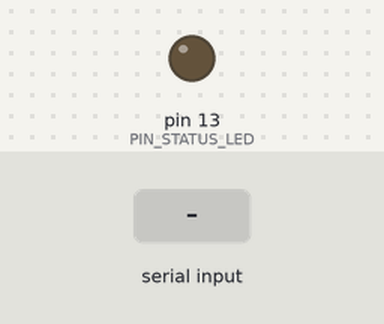
Bench run of a program on a simulated Arduino Uno, built with avr-gcc and run on an emulated ATmega328P. On the bench: output pins drawn as LEDs (lit = HIGH). Dashed ring = blinking. The test bench sets the inputs (shaded band). What the program prints to the serial monitor is not drawn.

Above: at 1.2 s.
1.3 s: "u\n" received over Serial
At 1.45 s:
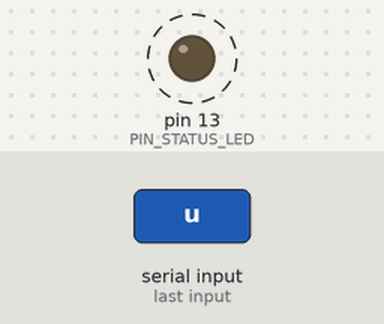
3.4 s: byte 49 ('1') received over Serial
At 4.3 s:
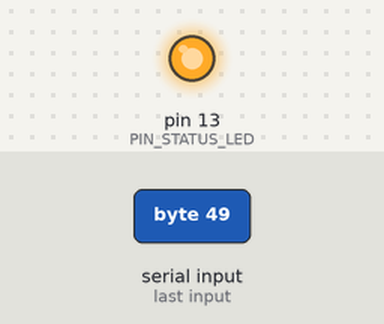
4.9 s: byte 115 ('s') received over Serial
At 5.9 s:
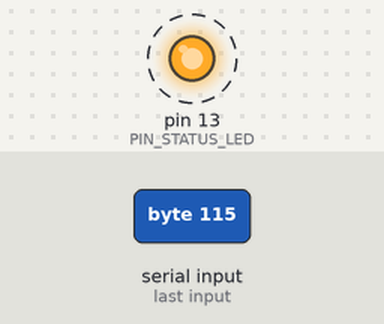
Timing chart, 0 to 8.3 s (numbered marks = the images above; inputs shaded):
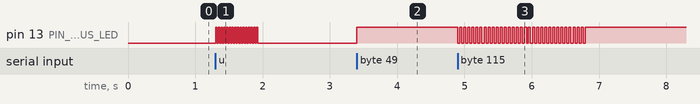

The program:

main.cpp
```cpp
/**
 * ============================================================================
 * Project: Arduino Uno R3 UART Bridge & Sensor Streamer for DE0-Nano FPGA
 * Board: Arduino Uno R3 (ATmega328P @ 16 MHz)
 * Topic: Topic 22 - Sensor Digital Filter (MA & FIR)
 *
 * Functions:
 *   1. Gửi chuỗi mẫu cảm biến (12-bit signed) sang FPGA qua gói nhị phân 2-byte:
 *      - Byte 1: {4'b0, data[11:8]}
 *      - Byte 2: data[7:0]
 *   2. Nhận kết quả lọc từ FPGA dạng chuỗi ASCII 6-byte (+XXXX\n hoặc -XXXX\n)
 *   3. Giao diện điều khiển qua Serial Monitor (PC USB) ở 115200 baud.
 *
 * Hardware Connections:
 *   - Arduino Pin 8 (RX) <-- Nối trực tiếp từ FPGA Header JP1 Pin 4 (UART_TX)
 *   - Arduino Pin 9 (TX) --> Nối qua cầu phân áp (1k / 2k) tới FPGA Header JP1 Pin 2 (UART_RX)
 *   - Arduino GND        <-- Nối tới FPGA Header JP1 Pin 12 (GND chung)
 *
 * LƯU Ý BẢO VỆ FPGA (3.3V vs 5V):
 *   - FPGA DE0-Nano dùng mức điện áp 3.3V LVTTL.
 *   - Arduino TX (5V) cần qua cầu phân áp (1k nối tiếp, 2k xuống GND) để giảm về ~3.3V
 *     trước khi vào chân UART_RX của FPGA.
 *   - FPGA TX (3.3V) có thể cắm trực tiếp vào Arduino RX (Pin 8).
 * ============================================================================
 */

#include <Arduino.h>
#include <SoftwareSerial.h>

// Cấu hình chân kết nối với FPGA
#define PIN_FPGA_RX 8 // Arduino nhận dữ liệu từ FPGA (FPGA TX -> Pin 8)
#define PIN_FPGA_TX 9 // Arduino gửi dữ liệu sang FPGA (Pin 9 -> FPGA RX qua trở)

// Khởi tạo cổng SoftwareSerial nối với FPGA
SoftwareSerial fpgaSerial(PIN_FPGA_RX, PIN_FPGA_TX);

// Cấu hình LED báo trạng thái trên Arduino Uno (Pin 13)
#define PIN_STATUS_LED 13

// Biến lưu trữ chuỗi nhận được từ FPGA
char rxBuffer[16];
uint8_t rxIndex = 0;
uint32_t totalSamplesSent = 0;
uint32_t totalSamplesReceived = 0;

/**
 * Gửi một mẫu số cảm biến signed 12-bit [-2048, +2047] sang FPGA
 * Giao thức: 2-byte nhị phân
 *   Byte 1: {4'b0, sample[11:8]}
 *   Byte 2: sample[7:0]
 */
void sendSampleToFPGA(int16_t sample) {
    // Bão hòa về dải 12-bit signed
    if (sample > 2047) sample = 2047;
    if (sample < -2048) sample = -2048;

    uint16_t raw12 = (uint16_t)(sample & 0x0FFF);
    uint8_t byte1 = (uint8_t)((raw12 >> 8) & 0x0F);
    uint8_t byte2 = (uint8_t)(raw12 & 0x00FF);

    fpgaSerial.write(byte1);
    fpgaSerial.write(byte2);
    totalSamplesSent++;

    digitalWrite(PIN_STATUS_LED, !digitalRead(PIN_STATUS_LED));
}

/**
 * Đọc dữ liệu gửi về từ FPGA (+XXXX\n hoặc -XXXX\n)
 */
void processFPGAResponse() {
    while (fpgaSerial.available()) {
        char c = (char)fpgaSerial.read();
        if (c == '\n' || c == '\r') {
            if (rxIndex > 0) {
                rxBuffer[rxIndex] = '\0';
                totalSamplesReceived++;
                Serial.print(F("[FPGA OUT #"));
                Serial.print(totalSamplesReceived);
                Serial.print(F("]: "));
                Serial.println(rxBuffer);
                rxIndex = 0;
            }
        } else {
            if (rxIndex < sizeof(rxBuffer) - 1) {
                rxBuffer[rxIndex++] = c;
            } else {
                rxIndex = 0; // Tràn bộ đệm, reset
            }
        }
    }
}

/**
 * Gửi sóng hình sin thử nghiệm gồm n mẫu (biên độ +/- 1000)
 */
void sendTestSineWave(uint16_t numSamples, uint16_t delayMs) {
    Serial.println(F("\n>>> Đang phát sóng sin thử nghiệm sang FPGA..."));
    for (uint16_t i = 0; i < numSamples; i++) {
        float angle = 2.0 * 3.14159265 * (float)i / 32.0; // Chu kỳ 32 mẫu
        int16_t val = (int16_t)(sin(angle) * 1000.0);

        sendSampleToFPGA(val);

        Serial.print(F("Arduino TX ["));
        Serial.print(i + 1);
        Serial.print(F("]: "));
        if (val >= 0) Serial.print('+');
        Serial.println(val);

        // Kiểm tra và nhận phản hồi từ FPGA
        unsigned long startWait = millis();
        while (millis() - startWait < delayMs) {
            processFPGAResponse();
        }
    }
    Serial.println(F(">>> Hoàn thành phát sóng sin!\n"));
}

/**
 * Gửi hàm bước nhảy (Step Function: 0 -> 1000) để đo độ trễ đáp ứng của bộ lọc
 */
void sendStepFunction() {
    Serial.println(F("\n>>> Gửi hàm bước nhảy (Step Function) để kiểm tra độ trễ nhóm..."));
    // 16 mẫu 0
    for (int i = 0; i < 16; i++) {
        sendSampleToFPGA(0);
        delay(20);
        processFPGAResponse();
    }
    // 16 mẫu +1000
    for (int i = 0; i < 16; i++) {
        sendSampleToFPGA(1000);
        delay(20);
        processFPGAResponse();
    }
    Serial.println(F(">>> Hoàn thành gửi hàm bước nhảy!\n"));
}

void printHelp() {
    Serial.println(F("\n======================================================="));
    Serial.println(F("     ARDUINO UNO R3 <--> DE0-NANO FPGA UART BRIDGE     "));
    Serial.println(F("======================================================="));
    Serial.println(F("Các lệnh điều khiển (Gõ vào Serial Monitor rồi nhấn Enter):"));
    Serial.println(F("  '1' : Gửi 1 mẫu thử nghiệm (+1000) sang FPGA"));
    Serial.println(F("  '2' : Gửi 1 mẫu thử nghiệm (-1000) sang FPGA"));
    Serial.println(F("  's' : Phát chuỗi sóng sin 64 mẫu (chu kỳ 32 mẫu, +/-1000)"));
    Serial.println(F("  'u' : Phát hàm bước nhảy (Step response) để đo trễ"));
    Serial.println(F("  'c' : Reset bộ đếm số mẫu gửi/nhận"));
    Serial.println(F("  'h' : Hiển thị lại menu này"));
    Serial.println(F("=======================================================\n"));
}

void setup() {
    pinMode(PIN_STATUS_LED, OUTPUT);
    digitalWrite(PIN_STATUS_LED, LOW);

    // Khởi động Serial giao tiếp với PC
    Serial.begin(115200);
    while (!Serial && millis() < 2000); // Đợi Serial kết nối

    // Khởi động cổng kết nối với FPGA (115200 baud)
    fpgaSerial.begin(115200);

    printHelp();
}

void loop() {
    // 1. Luôn lắng nghe kết quả gửi về từ FPGA
    processFPGAResponse();

    // 2. Nhận lệnh từ Serial Monitor trên máy tính
    if (Serial.available()) {
        char cmd = (char)Serial.read();

        switch (cmd) {
            case '1':
                Serial.println(F("-> Gửi mẫu +1000 sang FPGA"));
                sendSampleToFPGA(1000);
                break;
            case '2':
                Serial.println(F("-> Gửi mẫu -1000 sang FPGA"));
                sendSampleToFPGA(-1000);
                break;
            case 's':
            case 'S':
                sendTestSineWave(64, 30); // 64 mẫu, giãn cách 30ms/mẫu
                break;
            case 'u':
            case 'U':
                sendStepFunction();
                break;
            case 'c':
            case 'C':
                totalSamplesSent = 0;
                totalSamplesReceived = 0;
                Serial.println(F("-> Đã reset bộ đếm mẫu về 0."));
                break;
            case 'h':
            case 'H':
                printHelp();
                break;
            case '\n':
            case '\r':
                break;
            default:
                Serial.print(F("Lệnh không xác định: '"));
                Serial.print(cmd);
                Serial.println(F("'. Gõ 'h' để xem menu hướng dẫn."));
                break;
        }
    }
}
```

Measured:
- after the input at 1.3 s, pin 13 (PIN_STATUS_LED): alternates HIGH for 0.02 s and LOW for 0.02 s, 32 changes in all, then stays LOW, starting at once
- after the input at 3.4 s, pin 13 (PIN_STATUS_LED): LOW → HIGH at once
- after the input at 4.9 s, pin 13 (PIN_STATUS_LED): alternates HIGH for 0.03 s and LOW for 0.03 s, 64 changes in all, then stays HIGH, starting at once
